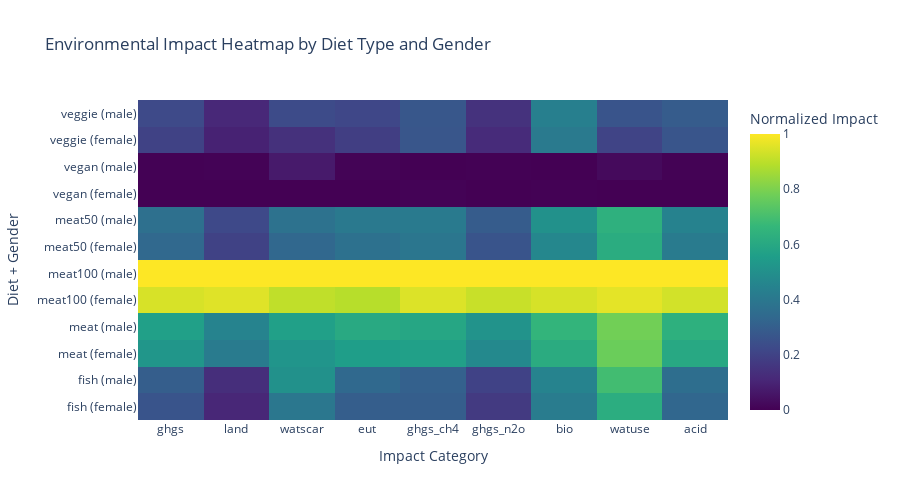

Notebook cell for this chart:
### Code cell
import plotly.graph_objects as go
import plotly.io as pio

# 🧱 准备数据
heatmap_df = df_diet_gender.copy()
heatmap_df['group'] = heatmap_df['diet_group'] + ' (' + heatmap_df['sex'] + ')'
heatmap_df = heatmap_df.set_index('group')

# 提取热力图矩阵
z = heatmap_df[numeric_cols].values
x = [col.replace('mean_', '') for col in numeric_cols]
y = heatmap_df.index.tolist()

# 🎨 创建热力图
fig_heatmap = go.Figure(data=go.Heatmap(
    z=z,
    x=x,
    y=y,
    colorscale='Viridis',
    colorbar=dict(title='Normalized Impact'),
    zmin=0,
    zmax=1
))

fig_heatmap.update_layout(
    title='Environmental Impact Heatmap by Diet Type and Gender',
    xaxis_title='Impact Category',
    yaxis_title='Diet + Gender',
    width=900,
    height=500
)

# 显示图
fig_heatmap.show()

# 导出 HTML
pio.write_html(fig_heatmap, file="heatmap_diet_gender.html", auto_open=True)

### Figure 1 — Plotly figure (JSON) as saved in the notebook; plotly's stock layout.template omitted (floating-point values rounded to 4 significant figures)
{"data": [{"colorbar": {"title": {"text": "Normalized Impact"}}, "colorscale": [[0, "#440154"], [0.1111, "#482878"], [0.2222, "#3e4989"], [0.3333, "#31688e"], [0.4444, "#26828e"], [0.5556, "#1f9e89"], [0.6667, "#35b779"], [0.7778, "#6ece58"], [0.8889, "#b5de2b"], [1, "#fde725"]], "type": "heatmap", "x": ["ghgs", "land", "watscar", "eut", "ghgs_ch4", "ghgs_n2o", "bio", "watuse", "acid"], "y": ["fish (female)", "fish (male)", "meat (female)", "meat (male)", "meat100 (female)", "meat100 (male)", "meat50 (female)", "meat50 (male)", "vegan (female)", "vegan (male)", "veggie (female)", "veggie (male)"], "z": [[0.2608, 0.109, 0.3972, 0.2968, 0.2987, 0.1708, 0.4191, 0.6203, 0.3303], [0.297, 0.13, 0.5054, 0.3391, 0.3083, 0.1996, 0.4501, 0.692, 0.3597], [0.5256, 0.4145, 0.5204, 0.5561, 0.5652, 0.4736, 0.615, 0.7707, 0.599], [0.5642, 0.4472, 0.5657, 0.6053, 0.5908, 0.5138, 0.6549, 0.7829, 0.6337], [0.9409, 0.9529, 0.9065, 0.8922, 0.9485, 0.9178, 0.9405, 0.9611, 0.9335], [1, 1, 1, 1.0, 1, 1, 1.0, 1.0, 1], [0.336, 0.1981, 0.3339, 0.3727, 0.3929, 0.2624, 0.4631, 0.6171, 0.4148], [0.3676, 0.2216, 0.3775, 0.407, 0.411, 0.291, 0.5055, 0.6353, 0.4435], [0, 0, 0, 0, 0.005278, 0, 0.003801, 0, 0], [0.003668, 0.00497, 0.07187, 0.00728, 0, 0.002545, 0, 0.02522, 0.004372], [0.1981, 0.09527, 0.1399, 0.1843, 0.2675, 0.1217, 0.4087, 0.2042, 0.2666], [0.2245, 0.1126, 0.2276, 0.215, 0.2707, 0.1459, 0.4313, 0.2615, 0.2897]], "zmax": 1, "zmin": 0}], "layout": {"height": 500, "title": {"text": "Environmental Impact Heatmap by Diet Type and Gender"}, "width": 900, "xaxis": {"title": {"text": "Impact Category"}}, "yaxis": {"title": {"text": "Diet + Gender"}}}}
